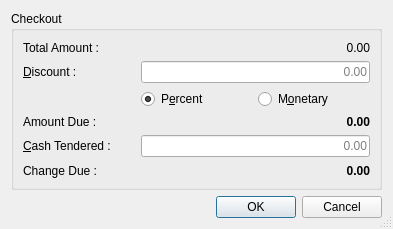
<?xml version="1.0" encoding="UTF-8"?>
<ui version="4.0">
 <class>CheckoutForm</class>
 <widget class="QDialog" name="CheckoutForm">
  <property name="geometry">
   <rect>
    <x>0</x>
    <y>0</y>
    <width>393</width>
    <height>229</height>
   </rect>
  </property>
  <property name="windowTitle">
   <string>Dialog</string>
  </property>
  <property name="sizeGripEnabled">
   <bool>true</bool>
  </property>
  <property name="modal">
   <bool>true</bool>
  </property>
  <layout class="QVBoxLayout" name="verticalLayout_2">
   <item>
    <widget class="QGroupBox" name="groupBox">
     <property name="title">
      <string>Checkout</string>
     </property>
     <layout class="QVBoxLayout" name="verticalLayout">
      <item>
       <layout class="QGridLayout" name="gridLayout">
        <item row="0" column="1" colspan="2">
         <widget class="QLabel" name="total_lb">
          <property name="font">
           <font>
            <weight>50</weight>
            <bold>false</bold>
           </font>
          </property>
          <property name="frameShape">
           <enum>QFrame::NoFrame</enum>
          </property>
          <property name="text">
           <string>0.00</string>
          </property>
          <property name="alignment">
           <set>Qt::AlignRight|Qt::AlignTrailing|Qt::AlignVCenter</set>
          </property>
         </widget>
        </item>
        <item row="3" column="1" colspan="2">
         <widget class="QLabel" name="amount_due_lb">
          <property name="font">
           <font>
            <weight>75</weight>
            <bold>true</bold>
            <kerning>true</kerning>
           </font>
          </property>
          <property name="frameShape">
           <enum>QFrame::NoFrame</enum>
          </property>
          <property name="frameShadow">
           <enum>QFrame::Plain</enum>
          </property>
          <property name="text">
           <string>0.00</string>
          </property>
          <property name="alignment">
           <set>Qt::AlignRight|Qt::AlignTrailing|Qt::AlignVCenter</set>
          </property>
         </widget>
        </item>
        <item row="0" column="0">
         <widget class="QLabel" name="label">
          <property name="text">
           <string>Total Amount :</string>
          </property>
         </widget>
        </item>
        <item row="1" column="0">
         <widget class="QLabel" name="label_2">
          <property name="text">
           <string>&amp;Discount :</string>
          </property>
          <property name="buddy">
           <cstring>discount_le</cstring>
          </property>
         </widget>
        </item>
        <item row="3" column="0">
         <widget class="QLabel" name="label_5">
          <property name="text">
           <string>Amount Due :</string>
          </property>
         </widget>
        </item>
        <item row="1" column="1" colspan="2">
         <widget class="QLineEdit" name="discount_le">
          <property name="inputMask">
           <string/>
          </property>
          <property name="text">
           <string/>
          </property>
          <property name="alignment">
           <set>Qt::AlignRight|Qt::AlignTrailing|Qt::AlignVCenter</set>
          </property>
          <property name="placeholderText">
           <string>0.00</string>
          </property>
         </widget>
        </item>
        <item row="2" column="1">
         <widget class="QRadioButton" name="percent_rb">
          <property name="text">
           <string>P&amp;ercent</string>
          </property>
          <property name="checked">
           <bool>true</bool>
          </property>
         </widget>
        </item>
        <item row="2" column="2">
         <widget class="QRadioButton" name="absolute_rb">
          <property name="text">
           <string>M&amp;onetary</string>
          </property>
         </widget>
        </item>
        <item row="4" column="0">
         <widget class="QLabel" name="label_3">
          <property name="text">
           <string>&amp;Cash Tendered :</string>
          </property>
          <property name="buddy">
           <cstring>cash_le</cstring>
          </property>
         </widget>
        </item>
        <item row="4" column="1" colspan="2">
         <widget class="QLineEdit" name="cash_le">
          <property name="text">
           <string/>
          </property>
          <property name="alignment">
           <set>Qt::AlignRight|Qt::AlignTrailing|Qt::AlignVCenter</set>
          </property>
          <property name="placeholderText">
           <string>0.00</string>
          </property>
         </widget>
        </item>
        <item row="5" column="0">
         <widget class="QLabel" name="label_4">
          <property name="text">
           <string>Change Due :</string>
          </property>
         </widget>
        </item>
        <item row="5" column="1" colspan="2">
         <widget class="QLabel" name="change_lb">
          <property name="font">
           <font>
            <weight>75</weight>
            <bold>true</bold>
           </font>
          </property>
          <property name="frameShape">
           <enum>QFrame::NoFrame</enum>
          </property>
          <property name="text">
           <string>0.00</string>
          </property>
          <property name="alignment">
           <set>Qt::AlignRight|Qt::AlignTrailing|Qt::AlignVCenter</set>
          </property>
         </widget>
        </item>
       </layout>
      </item>
     </layout>
    </widget>
   </item>
   <item>
    <widget class="QDialogButtonBox" name="buttonBox">
     <property name="orientation">
      <enum>Qt::Horizontal</enum>
     </property>
     <property name="standardButtons">
      <set>QDialogButtonBox::Cancel|QDialogButtonBox::Ok</set>
     </property>
    </widget>
   </item>
  </layout>
 </widget>
 <tabstops>
  <tabstop>percent_rb</tabstop>
  <tabstop>absolute_rb</tabstop>
  <tabstop>discount_le</tabstop>
  <tabstop>cash_le</tabstop>
  <tabstop>buttonBox</tabstop>
 </tabstops>
 <resources/>
 <connections>
  <connection>
   <sender>buttonBox</sender>
   <signal>accepted()</signal>
   <receiver>CheckoutForm</receiver>
   <slot>accept()</slot>
   <hints>
    <hint type="sourcelabel">
     <x>248</x>
     <y>254</y>
    </hint>
    <hint type="destinationlabel">
     <x>157</x>
     <y>274</y>
    </hint>
   </hints>
  </connection>
  <connection>
   <sender>buttonBox</sender>
   <signal>rejected()</signal>
   <receiver>CheckoutForm</receiver>
   <slot>reject()</slot>
   <hints>
    <hint type="sourcelabel">
     <x>316</x>
     <y>260</y>
    </hint>
    <hint type="destinationlabel">
     <x>286</x>
     <y>274</y>
    </hint>
   </hints>
  </connection>
 </connections>
</ui>
